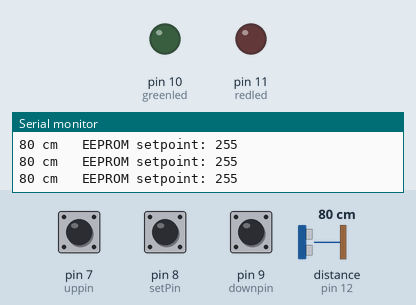
Bench run of a sketch on a simulated Arduino Uno, built with avr-gcc and run on an emulated ATmega328P. On the bench: output pins drawn as LEDs (lit = HIGH), the last lines printed to the serial monitor. Wiring (inferred from the names in the program): ultrasonic range finder: trigger pin 13; echo pin 12. Inputs (shaded band) come from the test bench; at power-on: distance to the obstacle (sensor on pin 12) 80 cm, pin 8 (setPin) LOW, pin 7 (uppin) LOW, pin 9 (downpin) LOW. The echo pulse lasts 58.3 µs per cm; pins used as bus, display or sensor lines are not drawn.

Above: at 1.2 s.
1.3 s: distance to the obstacle (sensor on pin 12) set to 251 cm
2.8 s: distance to the obstacle (sensor on pin 12) set to 257 cm
At 3.5 s:
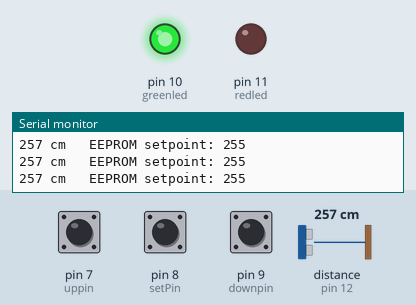
4.3 s: pin 8 (setPin) pulled HIGH for 3.2 s
At 10.3 s:
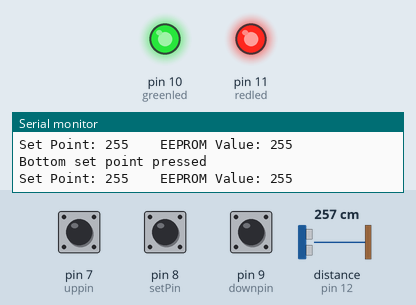
10.5 s: pin 8 (setPin) pulled HIGH for 0.3 s
At 11.35 s:
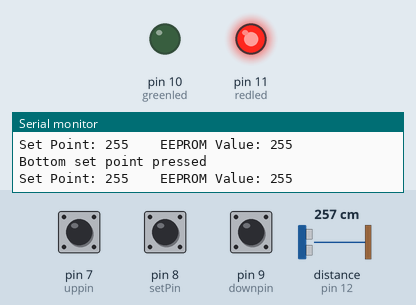
Timing chart, 0 to 13.5 s (numbered marks = the images above; inputs shaded):
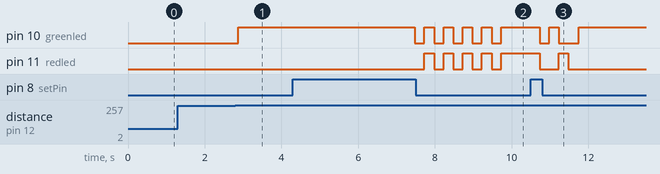

Measured:
- the behaviour switches between 254 and 255 cm on distance to the obstacle (sensor on pin 12) (found by bisection; images 0 and 1)
- after the input at 2.8 s, pin 10 (greenled): LOW → HIGH after 0.08 s
- after the input at 4.3 s, pin 10 (greenled): alternates HIGH for 0.25 s and LOW for 0.25 s, 10 changes in all, then stays HIGH, starting after 3.2 s; pin 11 (redled): alternates HIGH for 0.25 s and LOW for 0.25 s, 9 changes in all, then stays HIGH, starting after 3.4 s
- after the input at 10.5 s, pin 10 (greenled): HIGH → LOW after 0.23 s, → HIGH 0.25 s later, → LOW 0.25 s later, → HIGH 0.52 s later; pin 11 (redled): HIGH → LOW after 0.23 s, → HIGH 0.50 s later, → LOW 0.25 s later

The sketch:

Garage_sensor_V2.ino
```cpp
#include <EEPROM.h>

#define trigPin 13
#define echoPin 12
#define redled 11
#define greenled 10
#define uppin 7
#define downpin 9
#define setPin 8

int addr = 31;
long refvalue = 20;
unsigned long lastDebounceTime = 0;  // the last time the output pin was toggled
unsigned long debounceDelay = 500;    // the debounce time; increase if the output flickers

unsigned long lastDebounceTimeUP = 0;  // the last time the output pin was toggled
unsigned long debounceDelayUP = 50;    // the debounce time; increase if the output flickers

void setup() {
  Serial.begin (9600);
  pinMode(trigPin, OUTPUT);
  pinMode(echoPin, INPUT);
  pinMode(redled, OUTPUT);
  pinMode(greenled, OUTPUT);
  pinMode(setPin, INPUT);
  pinMode(downpin, INPUT);
  pinMode(uppin, INPUT);
  refvalue = EEPROM.read(addr);
}

void loop() {
  long duration, distance, tzero, timepressed;
  //This is where the sensor works
  digitalWrite(trigPin, LOW);  // Added this line
  delayMicroseconds(2); // Added this line
  digitalWrite(trigPin, HIGH);
  delayMicroseconds(10); // Added this line
  digitalWrite(trigPin, LOW);
  duration = pulseIn(echoPin, HIGH);
  distance = (duration/2) / 29.1;

  //This is where the leds work
  if (distance < refvalue) {  // This is where the LED On/Off happens
    lastDebounceTime = millis();
    if ((millis() - lastDebounceTime) > debounceDelay) {
      digitalWrite(redled,HIGH); // When the Red condition is met, the Green LED should turn off
      digitalWrite(greenled,LOW);
      //tone(5,880);
    }
  }
  else {
    digitalWrite(redled,LOW);
    digitalWrite(greenled,HIGH);
    //noTone(5);
  }
  if (distance >= 300 || distance <= 0){
    Serial.println("Out of range");
  }
  else {
    //Serial.print(duration);
    //Serial.println(" sensor value");
    Serial.print(distance);
    Serial.print(" cm");
    Serial.print("   EEPROM setpoint: ");
    Serial.println(EEPROM.read(addr));
  }

    //This is where the set button works
    tzero=millis();
    while (digitalRead(setPin)== HIGH){
    timepressed = millis()- tzero;
    if (timepressed > 3000){
      //noTone(5);
      for (int i = 1; i < 6; i++){
          digitalWrite(greenled,LOW);
          digitalWrite(redled,LOW);
          delay(250);
          digitalWrite(greenled,HIGH);
          digitalWrite(redled,HIGH);
          delay(250);
          //digitalWrite(greenled,LOW);
          //digitalWrite(redled,LOW);
      }
      while (true){
        Serial.println("Bottom set point pressed ");
        Serial.print("Set Point: ");
        Serial.print(refvalue);
        Serial.print("    EEPROM Value: ");
        Serial.println(EEPROM.read(addr));

        if (digitalRead(uppin) == HIGH) {
          refvalue = refvalue + 2;
          digitalWrite(greenled,LOW);
          digitalWrite(redled,LOW);
          delay(125);
          digitalWrite(greenled,HIGH);
          digitalWrite(redled,HIGH);
          delay(125);
        }
        if (digitalRead(downpin) == HIGH) {
          refvalue = refvalue - 2;
          digitalWrite(greenled,LOW);
          digitalWrite(redled,LOW);
          delay(125);
          digitalWrite(greenled,HIGH);
          digitalWrite(redled,HIGH);
          delay(125);
        }
        if (digitalRead(setPin)==HIGH){
          digitalWrite(greenled,LOW);
          digitalWrite(redled,LOW);
          delay(250);
          digitalWrite(greenled,HIGH);
          digitalWrite(redled,LOW);
          delay(250);
          digitalWrite(greenled,LOW);
          digitalWrite(redled,HIGH);
          delay(250);
          digitalWrite(greenled,LOW);
          digitalWrite(redled,LOW);
          if (refvalue != EEPROM.read(addr)) {
            EEPROM.write(addr, refvalue);
          }
          break;
        }
      delay(250);
      }
    }
  }
  delay(250);
}
```
